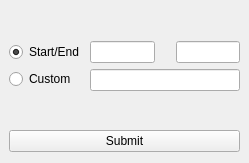
<?xml version="1.0" encoding="UTF-8"?>
<ui version="4.0">
 <class>MainWindow</class>
 <widget class="QMainWindow" name="MainWindow">
  <property name="geometry">
   <rect>
    <x>0</x>
    <y>0</y>
    <width>249</width>
    <height>163</height>
   </rect>
  </property>
  <property name="windowTitle">
   <string>Conductor</string>
  </property>
  <widget class="QWidget" name="centralwidget">
   <layout class="QVBoxLayout" name="verticalLayout_3">
    <item>
     <widget class="QWidget" name="ui_conductor_logo_wgt" native="true">
      <layout class="QVBoxLayout" name="verticalLayout_4">
       <property name="spacing">
        <number>0</number>
       </property>
       <property name="leftMargin">
        <number>0</number>
       </property>
       <property name="topMargin">
        <number>0</number>
       </property>
       <property name="rightMargin">
        <number>0</number>
       </property>
       <property name="bottomMargin">
        <number>9</number>
       </property>
       <item>
        <widget class="QLabel" name="ui_logo_lbl">
         <property name="text">
          <string/>
         </property>
        </widget>
       </item>
      </layout>
     </widget>
    </item>
    <item>
     <widget class="QWidget" name="widget_2" native="true">
      <layout class="QHBoxLayout" name="horizontalLayout_2">
       <property name="margin">
        <number>0</number>
       </property>
       <item>
        <widget class="QWidget" name="widget_3" native="true">
         <layout class="QVBoxLayout" name="verticalLayout_2">
          <property name="margin">
           <number>0</number>
          </property>
          <item>
           <widget class="QRadioButton" name="ui_start_end_rdbtn">
            <property name="sizePolicy">
             <sizepolicy hsizetype="Minimum" vsizetype="Fixed">
              <horstretch>0</horstretch>
              <verstretch>0</verstretch>
             </sizepolicy>
            </property>
            <property name="text">
             <string>Start/End</string>
            </property>
            <property name="checked">
             <bool>true</bool>
            </property>
           </widget>
          </item>
          <item>
           <widget class="QRadioButton" name="ui_custom_rdbtn">
            <property name="sizePolicy">
             <sizepolicy hsizetype="Minimum" vsizetype="Fixed">
              <horstretch>0</horstretch>
              <verstretch>0</verstretch>
             </sizepolicy>
            </property>
            <property name="text">
             <string>Custom</string>
            </property>
           </widget>
          </item>
         </layout>
        </widget>
       </item>
       <item>
        <widget class="QWidget" name="widget" native="true">
         <layout class="QVBoxLayout" name="verticalLayout">
          <property name="margin">
           <number>0</number>
          </property>
          <item>
           <widget class="QWidget" name="ui_start_end_wgt" native="true">
            <property name="layoutDirection">
             <enum>Qt::RightToLeft</enum>
            </property>
            <layout class="QHBoxLayout" name="horizontalLayout">
             <property name="margin">
              <number>0</number>
             </property>
             <item>
              <widget class="QLineEdit" name="ui_end_frame_lnedt">
               <property name="minimumSize">
                <size>
                 <width>50</width>
                 <height>0</height>
                </size>
               </property>
               <property name="alignment">
                <set>Qt::AlignRight|Qt::AlignTrailing|Qt::AlignVCenter</set>
               </property>
              </widget>
             </item>
             <item>
              <spacer name="horizontalSpacer">
               <property name="orientation">
                <enum>Qt::Horizontal</enum>
               </property>
               <property name="sizeType">
                <enum>QSizePolicy::Fixed</enum>
               </property>
               <property name="sizeHint" stdset="0">
                <size>
                 <width>15</width>
                 <height>20</height>
                </size>
               </property>
              </spacer>
             </item>
             <item>
              <widget class="QLineEdit" name="ui_start_frame_lnedt">
               <property name="minimumSize">
                <size>
                 <width>50</width>
                 <height>0</height>
                </size>
               </property>
               <property name="alignment">
                <set>Qt::AlignRight|Qt::AlignTrailing|Qt::AlignVCenter</set>
               </property>
              </widget>
             </item>
            </layout>
           </widget>
          </item>
          <item>
           <widget class="QWidget" name="ui_custom_wgt" native="true">
            <layout class="QHBoxLayout" name="horizontalLayout_4">
             <property name="spacing">
              <number>0</number>
             </property>
             <property name="margin">
              <number>0</number>
             </property>
             <item>
              <widget class="QLineEdit" name="ui_custom_lnedt">
               <property name="styleSheet">
                <string notr="true"/>
               </property>
              </widget>
             </item>
            </layout>
           </widget>
          </item>
         </layout>
        </widget>
       </item>
      </layout>
     </widget>
    </item>
    <item>
     <widget class="QWidget" name="ui_extended_container_wgt" native="true"/>
    </item>
    <item>
     <widget class="QWidget" name="widget_6" native="true">
      <layout class="QHBoxLayout" name="horizontalLayout_5">
       <property name="margin">
        <number>0</number>
       </property>
       <item>
        <widget class="QPushButton" name="ui_submit_pbtn">
         <property name="text">
          <string>Submit</string>
         </property>
        </widget>
       </item>
      </layout>
     </widget>
    </item>
   </layout>
  </widget>
 </widget>
 <tabstops>
  <tabstop>ui_start_end_rdbtn</tabstop>
  <tabstop>ui_start_frame_lnedt</tabstop>
  <tabstop>ui_end_frame_lnedt</tabstop>
  <tabstop>ui_custom_rdbtn</tabstop>
  <tabstop>ui_custom_lnedt</tabstop>
  <tabstop>ui_submit_pbtn</tabstop>
 </tabstops>
 <resources/>
 <connections/>
</ui>
